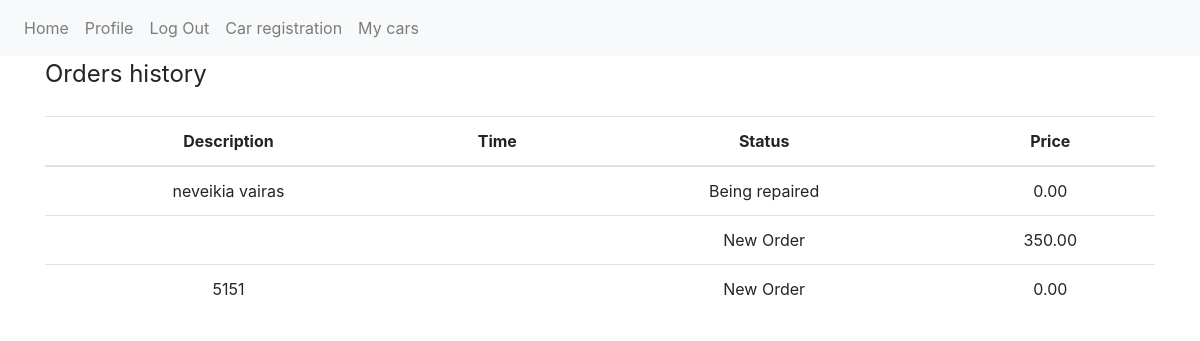
Page /orders_history/2 (signed in) on the committed database.
### atsiskaitymas/models.py (models this page shows, shortened)
class Repair(db.Model):
    id = db.Column(db.Integer, primary_key=True)
    description = db.Column(db.String(100), nullable=False)
    registration_time = db.Column(DateTime, default=datetime.utcnow())
    status = db.Column(db.String(40), default="New Order", nullable=False)
    price = db.Column(db.Numeric(8,2), nullable=False, default=0)
    car_id = db.Column(db.Integer, db.ForeignKey('car.id'))
    car = db.relationship("Car", lazy=True)

### atsiskaitymas/routes.py (the view)
@app.route('/orders_history/<int:car_id>')
@login_required
def orders_history(car_id):
    cars_history = Repair.query.filter_by(car_id=car_id).all()
    return render_template("orders_history.html", cars_history=cars_history, datetime=datetime)

### atsiskaitymas/__init__.py (called while the page is built)
@login_manager.user_loader
def load_user(user_id):
    return User.query.get(int(user_id))

### atsiskaitymas/templates/orders_history.html (shortened to what this page needs)
{% extends 'base.html' %}
{% block content %}
{% if cars_history %}
<legend class= "mb-4">Orders history</legend>
<table class="table">
    <thead>
        <tr>
            <th scope="col" class="text-center">Description</th>
            <th scope="col" class="text-center">Time</th>
            <th scope="col" class="text-center">Status</th>
            <th scope="col" class="text-center">Price</th>
        </tr>
    </thead>
{% for car_history in cars_history %}<tr>
    <td class="text-center">{{ car_history.description }}</td>
    <td class="text-center">
    </td>
    <td class="text-center">{{ car_history.status }}</td>
    <td class="text-center">{{ car_history.price }}</td>
</tr>{% endfor %}
</table>
{% endif %}
{% endblock content %}

### rows in the picture
Repair: description "neveikia vairas", status "Being repaired", price "0.00"
Repair: status "New Order", price "350.00"
Repair: description "5151", status "New Order", price "0.00"
